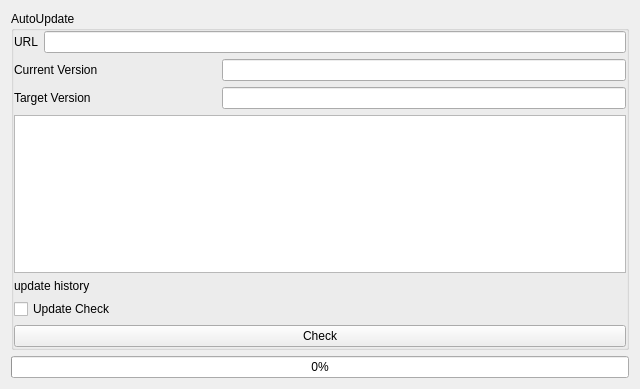
<?xml version="1.0" encoding="UTF-8"?>
<ui version="4.0">
 <class>AutoUpdate</class>
 <widget class="QWidget" name="AutoUpdate">
  <property name="geometry">
   <rect>
    <x>0</x>
    <y>0</y>
    <width>640</width>
    <height>389</height>
   </rect>
  </property>
  <property name="windowTitle">
   <string>AutoUpdate</string>
  </property>
  <layout class="QGridLayout" name="gridLayout">
   <item row="0" column="0">
    <widget class="QGroupBox" name="groupBoxAutoUpdate">
     <property name="title">
      <string>AutoUpdate</string>
     </property>
     <layout class="QGridLayout" name="gridLayout_2">
      <property name="leftMargin">
       <number>0</number>
      </property>
      <property name="topMargin">
       <number>0</number>
      </property>
      <property name="rightMargin">
       <number>0</number>
      </property>
      <property name="bottomMargin">
       <number>0</number>
      </property>
      <item row="0" column="0">
       <layout class="QFormLayout" name="formLayout">
        <item row="0" column="0">
         <widget class="QLabel" name="labelURL">
          <property name="text">
           <string>URL</string>
          </property>
         </widget>
        </item>
        <item row="0" column="1">
         <widget class="QLineEdit" name="lineEditURL"/>
        </item>
       </layout>
      </item>
      <item row="3" column="0">
       <widget class="QTextBrowser" name="textBrowser"/>
      </item>
      <item row="2" column="0">
       <layout class="QGridLayout" name="gLayTarget" columnstretch="1,2">
        <item row="0" column="0">
         <widget class="QLabel" name="labelTargetVersion">
          <property name="text">
           <string>Target Version</string>
          </property>
         </widget>
        </item>
        <item row="0" column="1">
         <widget class="QLineEdit" name="lineEditTargetVersion"/>
        </item>
       </layout>
      </item>
      <item row="1" column="0">
       <layout class="QGridLayout" name="gLayCurrent" columnstretch="1,2">
        <item row="0" column="0">
         <widget class="QLabel" name="labelCurrentVersion">
          <property name="text">
           <string>Current Version</string>
          </property>
         </widget>
        </item>
        <item row="0" column="1">
         <widget class="QLineEdit" name="lineEditCurrentVersion"/>
        </item>
       </layout>
      </item>
      <item row="5" column="0">
       <widget class="QCheckBox" name="checkBoxUpdateCheck">
        <property name="text">
         <string>Update Check</string>
        </property>
       </widget>
      </item>
      <item row="6" column="0">
       <widget class="QPushButton" name="btnCheck">
        <property name="text">
         <string>Check</string>
        </property>
       </widget>
      </item>
      <item row="4" column="0">
       <widget class="QLabel" name="labelUpdateHistory">
        <property name="text">
         <string>update history</string>
        </property>
       </widget>
      </item>
     </layout>
    </widget>
   </item>
   <item row="1" column="0">
    <widget class="QProgressBar" name="progressBar">
     <property name="value">
      <number>0</number>
     </property>
    </widget>
   </item>
  </layout>
 </widget>
 <resources/>
 <connections/>
</ui>
